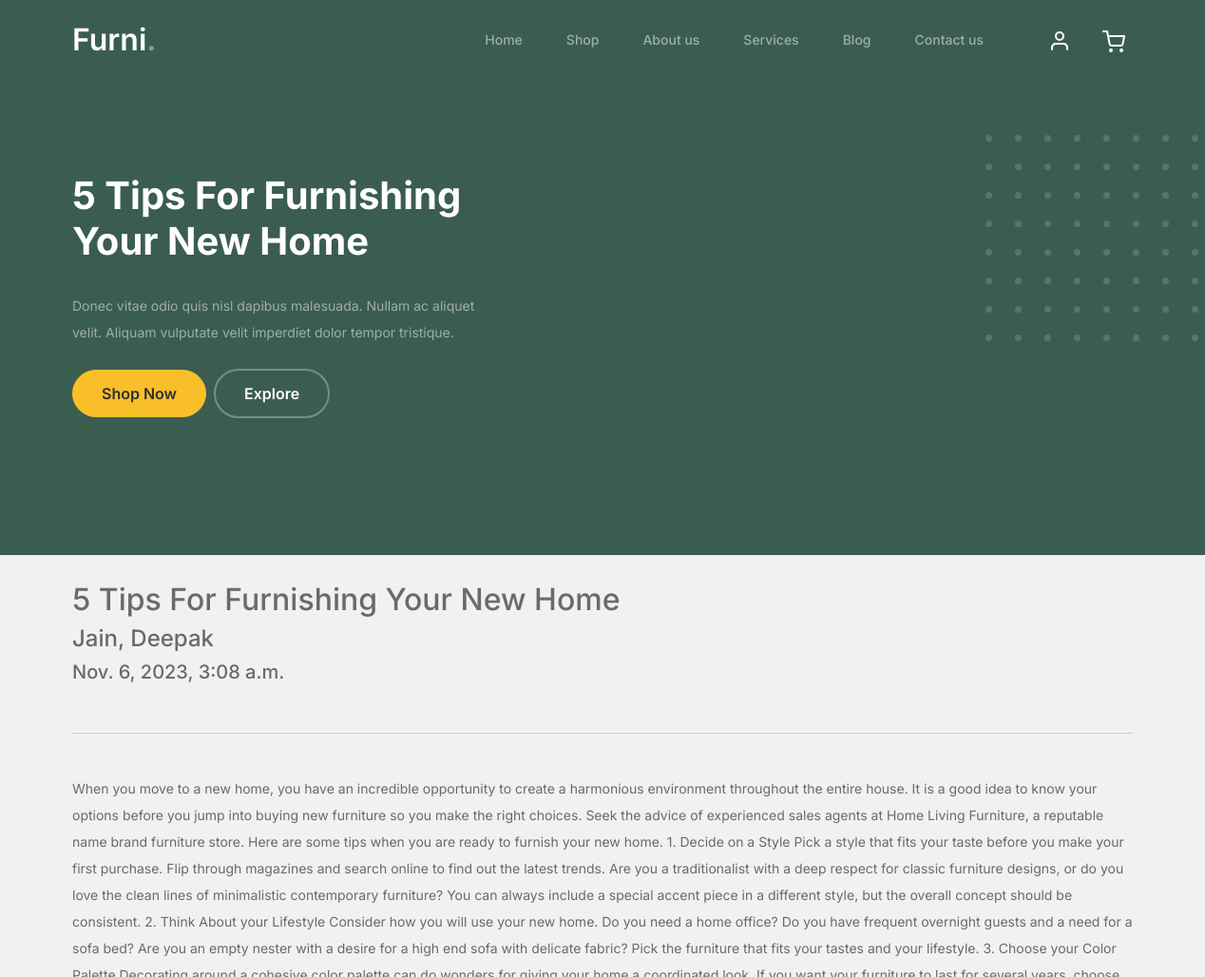
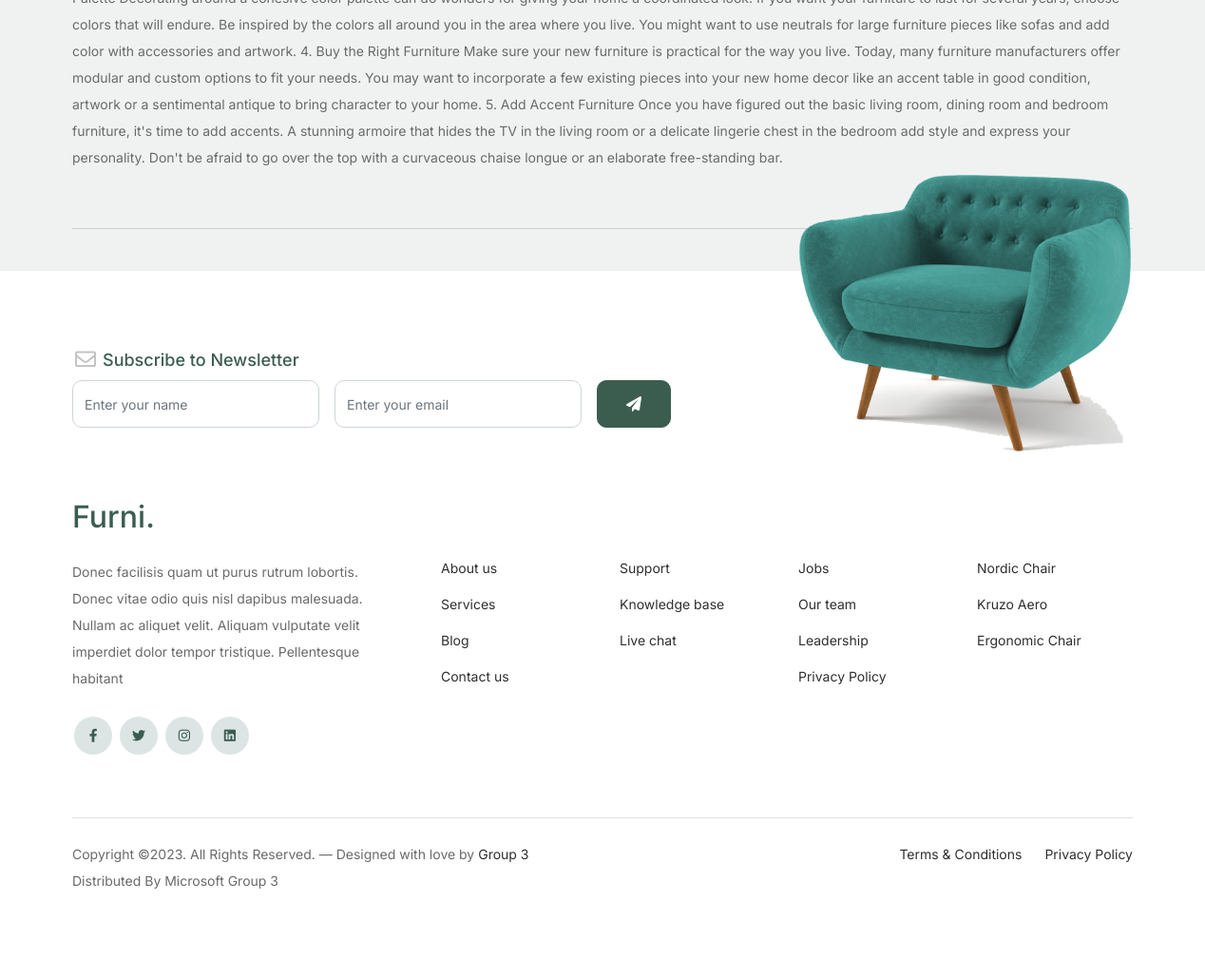
Screenshot of /singleblog/1 with the database file from the repository (2 pictures, top to bottom).
### client/models.py (models this page shows, shortened)
class Blog(models.Model):
    title = models.CharField(max_length=60, blank=False, null=False)
    name = models.CharField(max_length=60, blank=False, null=False)
    image = models.ImageField(upload_to="uploads/blogs", default="uploads/blogs/profile.png")
    created_at = models.DateTimeField(default=timezone.now)
    content = models.TextField(null=False, default="Blog")

### client/views.py (the view)
# urls.py: path('singleblog/<id>', views.singleblog, name="Singleblog"),
def singleblog(request, id):
    singleblogpost = Blog.objects.get(id=id)
    return render(request, 'singleblog.html', {'singleblogpost': singleblogpost})

### client/templates/singleblog.html (shortened to what this page needs)
{% extends 'layout.html' %}
{% load static %}
{% block hero %}
    <h1>{{ singleblogpost.title }}</h1>
{% endblock %}
{% block section %}
    <div class="container">
        <br>
        <h2>{{ singleblogpost.title }}</h2>
        <h4>{{ singleblogpost.name }}</h4>
        <h5>{{ singleblogpost.created_at }}</h5>
        <br>
        <hr>
        <br>
        <p>{{ singleblogpost.content }}</p>
        <br>
        <hr>
        <br>
    </div>
{% endblock %}

### client/static/css/style.css (style rules this page uses)
body { overflow-x: hidden; position: relative; }
body { font-family: "Inter", sans-serif; font-weight: 400; line-height: 28px; color: #6a6a6a; font-size: 14px; background-color: #eff2f1; }
.hero h1 { font-weight: 700; color: #ffffff; margin-bottom: 30px; }

### rows the page displays
Blog: title "5 Tips For Furnishing Your New Home", name "Jain, Deepak", created_at "Nov. 6, 2023, 3:08 a.m.", content "When you move to a new home, you have an incredible opportunity to create a harmonious environment throughout the entire house. It is a good idea to know your options before you jump into buying new furniture so you make the right choices. Seek the advice of experienced sales agents at Home Living Furniture, a reputable name brand furniture store. Here are some tips when you are ready to furnish your new home. 1. Decide on a Style Pick a style that fits your taste before you make your first purchase. Flip through magazines and search online to find out the latest trends. Are you a traditionalist with a deep respect for classic furniture designs, or do you love the clean lines of…"
